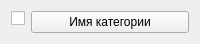
<?xml version="1.0" encoding="UTF-8"?>
<ui version="4.0">
 <class>UneditableEventCategoryWidget</class>
 <widget class="QWidget" name="UneditableEventCategoryWidget">
  <property name="geometry">
   <rect>
    <x>0</x>
    <y>0</y>
    <width>200</width>
    <height>42</height>
   </rect>
  </property>
  <property name="windowTitle">
   <string>Form</string>
  </property>
  <layout class="QFormLayout" name="formLayout">
   <item row="0" column="0">
    <widget class="QCheckBox" name="checkBox">
     <property name="text">
      <string/>
     </property>
    </widget>
   </item>
   <item row="0" column="1">
    <widget class="QPushButton" name="pushButton_category">
     <property name="text">
      <string>Имя категории</string>
     </property>
    </widget>
   </item>
  </layout>
 </widget>
 <resources/>
 <connections/>
</ui>
